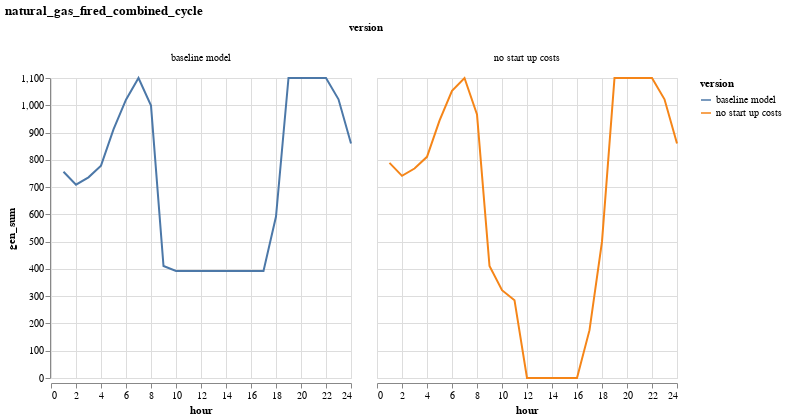

The code cell stored with this chart in its notebook:
### Code cell
plot_comparison("natural_gas_fired_combined_cycle")

### Figure 1 — Vega-Lite specification as saved in the notebook (floating-point values rounded to 4 significant figures)
{"data": {"values": [{"gen_sum": 756.5, "hour": 1, "resource": "natural_gas_fired_combined_cycle", "version": "baseline model"}, {"gen_sum": 709.0, "hour": 2, "resource": "natural_gas_fired_combined_cycle", "version": "baseline model"}, {"gen_sum": 735.8, "hour": 3, "resource": "natural_gas_fired_combined_cycle", "version": "baseline model"}, {"gen_sum": 778.7, "hour": 4, "resource": "natural_gas_fired_combined_cycle", "version": "baseline model"}, {"gen_sum": 911.6, "hour": 5, "resource": "natural_gas_fired_combined_cycle", "version": "baseline model"}, {"gen_sum": 1021.0, "hour": 6, "resource": "natural_gas_fired_combined_cycle", "version": "baseline model"}, {"gen_sum": 1100, "hour": 7, "resource": "natural_gas_fired_combined_cycle", "version": "baseline model"}, {"gen_sum": 998.7, "hour": 8, "resource": "natural_gas_fired_combined_cycle", "version": "baseline model"}, {"gen_sum": 410.5, "hour": 9, "resource": "natural_gas_fired_combined_cycle", "version": "baseline model"}, {"gen_sum": 392.7, "hour": 10, "resource": "natural_gas_fired_combined_cycle", "version": "baseline model"}, {"gen_sum": 392.7, "hour": 11, "resource": "natural_gas_fired_combined_cycle", "version": "baseline model"}, {"gen_sum": 392.7, "hour": 12, "resource": "natural_gas_fired_combined_cycle", "version": "baseline model"}, {"gen_sum": 392.7, "hour": 13, "resource": "natural_gas_fired_combined_cycle", "version": "baseline model"}, {"gen_sum": 392.7, "hour": 14, "resource": "natural_gas_fired_combined_cycle", "version": "baseline model"}, {"gen_sum": 392.7, "hour": 15, "resource": "natural_gas_fired_combined_cycle", "version": "baseline model"}, {"gen_sum": 392.7, "hour": 16, "resource": "natural_gas_fired_combined_cycle", "version": "baseline model"}, {"gen_sum": 392.7, "hour": 17, "resource": "natural_gas_fired_combined_cycle", "version": "baseline model"}, {"gen_sum": 592.2, "hour": 18, "resource": "natural_gas_fired_combined_cycle", "version": "baseline model"}, {"gen_sum": 1100, "hour": 19, "resource": "natural_gas_fired_combined_cycle", "version": "baseline model"}, {"gen_sum": 1100, "hour": 20, "resource": "natural_gas_fired_combined_cycle", "version": "baseline model"}, {"gen_sum": 1100, "hour": 21, "resource": "natural_gas_fired_combined_cycle", "version": "baseline model"}, {"gen_sum": 1100, "hour": 22, "resource": "natural_gas_fired_combined_cycle", "version": "baseline model"}, {"gen_sum": 1022.0, "hour": 23, "resource": "natural_gas_fired_combined_cycle", "version": "baseline model"}, {"gen_sum": 859.6, "hour": 24, "resource": "natural_gas_fired_combined_cycle", "version": "baseline model"}, {"gen_sum": 788.8, "hour": 1, "resource": "natural_gas_fired_combined_cycle", "version": "no start up costs"}, {"gen_sum": 741.3, "hour": 2, "resource": "natural_gas_fired_combined_cycle", "version": "no start up costs"}, {"gen_sum": 768.1, "hour": 3, "resource": "natural_gas_fired_combined_cycle", "version": "no start up costs"}, {"gen_sum": 811.0, "hour": 4, "resource": "natural_gas_fired_combined_cycle", "version": "no start up costs"}, {"gen_sum": 943.9, "hour": 5, "resource": "natural_gas_fired_combined_cycle", "version": "no start up costs"}, {"gen_sum": 1053.0, "hour": 6, "resource": "natural_gas_fired_combined_cycle", "version": "no start up costs"}, {"gen_sum": 1100, "hour": 7, "resource": "natural_gas_fired_combined_cycle", "version": "no start up costs"}, {"gen_sum": 966.4, "hour": 8, "resource": "natural_gas_fired_combined_cycle", "version": "no start up costs"}, {"gen_sum": 410.5, "hour": 9, "resource": "natural_gas_fired_combined_cycle", "version": "no start up costs"}, {"gen_sum": 322.1, "hour": 10, "resource": "natural_gas_fired_combined_cycle", "version": "no start up costs"}, {"gen_sum": 285.3, "hour": 11, "resource": "natural_gas_fired_combined_cycle", "version": "no start up costs"}, {"gen_sum": 0, "hour": 12, "resource": "natural_gas_fired_combined_cycle", "version": "no start up costs"}, {"gen_sum": 0, "hour": 13, "resource": "natural_gas_fired_combined_cycle", "version": "no start up costs"}, {"gen_sum": 0, "hour": 14, "resource": "natural_gas_fired_combined_cycle", "version": "no start up costs"}, {"gen_sum": 0, "hour": 15, "resource": "natural_gas_fired_combined_cycle", "version": "no start up costs"}, {"gen_sum": 0, "hour": 16, "resource": "natural_gas_fired_combined_cycle", "version": "no start up costs"}, {"gen_sum": 175.5, "hour": 17, "resource": "natural_gas_fired_combined_cycle", "version": "no start up costs"}, {"gen_sum": 500, "hour": 18, "resource": "natural_gas_fired_combined_cycle", "version": "no start up costs"}, {"gen_sum": 1100, "hour": 19, "resource": "natural_gas_fired_combined_cycle", "version": "no start up costs"}, {"gen_sum": 1100, "hour": 20, "resource": "natural_gas_fired_combined_cycle", "version": "no start up costs"}, {"gen_sum": 1100, "hour": 21, "resource": "natural_gas_fired_combined_cycle", "version": "no start up costs"}, {"gen_sum": 1100, "hour": 22, "resource": "natural_gas_fired_combined_cycle", "version": "no start up costs"}, {"gen_sum": 1022.0, "hour": 23, "resource": "natural_gas_fired_combined_cycle", "version": "no start up costs"}, {"gen_sum": 859.6, "hour": 24, "resource": "natural_gas_fired_combined_cycle", "version": "no start up costs"}]}, "encoding": {"color": {"field": "version", "type": "nominal"}, "column": {"field": "version", "type": "nominal"}, "x": {"field": "hour", "type": "quantitative"}, "y": {"field": "gen_sum", "type": "quantitative"}}, "mark": "line", "title": "natural_gas_fired_combined_cycle"}
